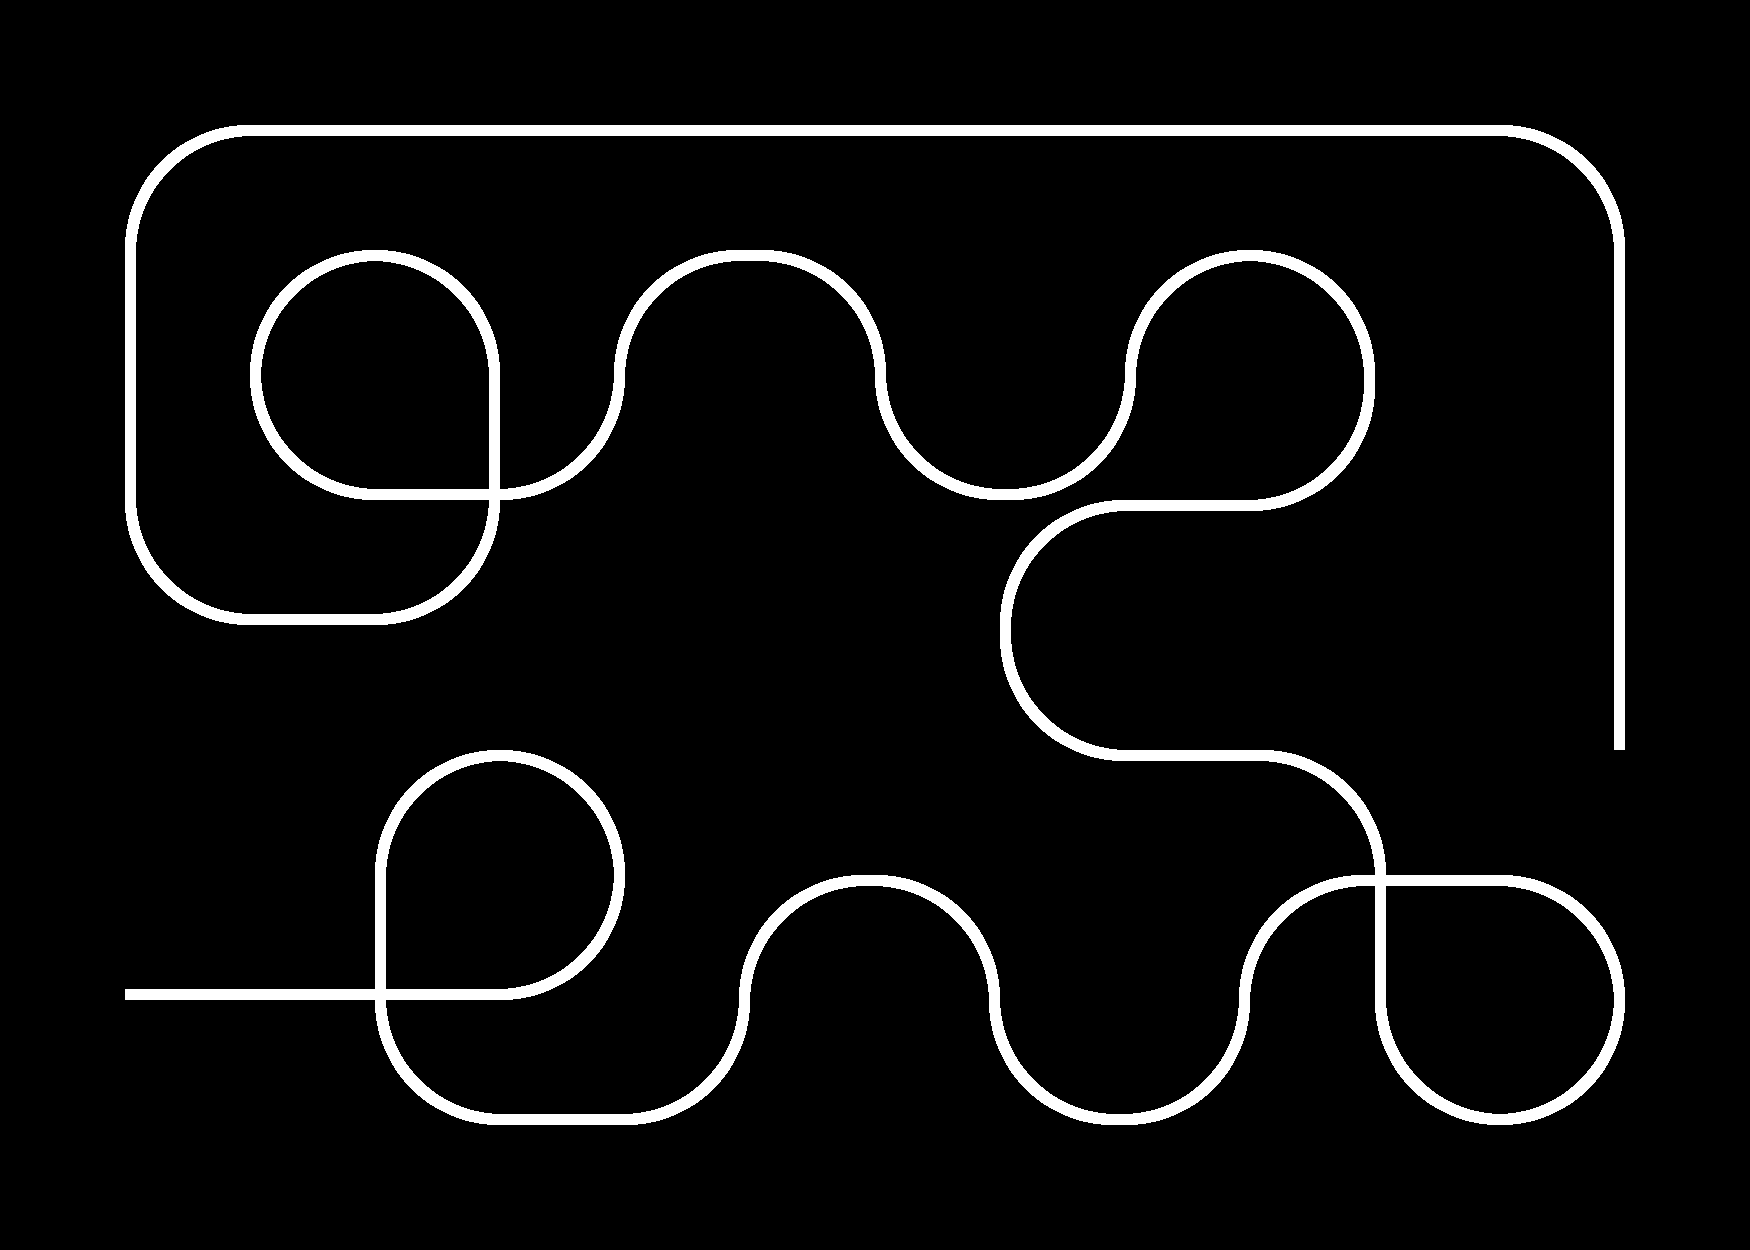

Below is a game level as drawn by its tile map, then a one-line description and the .tmx file that defines it, in full:
An orthogonal 14x10 tile map with 125x125 px tiles, 1 tile layer (Calque de Tuiles 1) and 13 objects.

<map version="1.4" tiledversion="1.4.3" orientation="orthogonal" renderorder="right-down" width="14" height="10" tilewidth="125" tileheight="125" infinite="0" nextlayerid="5" nextobjectid="16">
 <tileset firstgid="1" name="sprite_robot" tilewidth="125" tileheight="125" tilecount="48" columns="8">
  <image source="../images/sprite_robot.png" width="1000" height="750" />
 </tileset>
 <layer id="1" name="Calque de Tuiles 1" width="14" height="10">
  <data encoding="csv">
0,0,0,0,0,0,0,0,0,0,0,0,0,0,
0,4,3,3,3,3,3,3,3,3,3,3,5,0,
0,2,4,5,19,20,21,22,0,4,5,0,9,0,
0,2,12,26,13,0,0,12,29,30,24,0,9,0,
0,12,11,13,0,0,0,0,4,3,32,0,9,0,
0,0,0,0,0,0,0,0,23,0,0,0,9,0,
0,0,0,4,5,0,0,0,31,3,21,22,0,0,
0,11,11,25,13,19,20,5,0,19,20,17,5,0,
0,0,0,12,11,13,0,27,28,13,0,12,13,0,
0,0,0,0,0,0,0,0,0,0,0,0,0,0
</data>
 </layer>
 <objectgroup id="2" name="debut">
  <object id="4" x="34.8978" y="1002.07">
   <polyline points="0,0 39.8832,0 37.3905,-2.4927" />
  </object>
 </objectgroup>
 <objectgroup id="3" name="fin">
  <object id="2" x="1560" y="774.317" width="108" height="21.6825" />
 </objectgroup>
 <objectgroup id="4" name="tracer">
  <object id="5" x="583.292" y="735.346" width="14.9562" height="17.4489">
   <ellipse />
  </object>
  <object id="6" x="862.474" y="922.299" width="22.4343" height="17.4489">
   <ellipse />
  </object>
  <object id="7" x="1124.21" y="1064.38" width="17.4489" height="19.9416">
   <ellipse />
  </object>
  <object id="8" x="1366" y="757.781">
   <ellipse />
  </object>
  <object id="9" x="1046.93" y="620.682">
   <ellipse />
  </object>
  <object id="10" x="902.357" y="343.993">
   <ellipse />
  </object>
  <object id="11" x="590.77" y="501.033">
   <ellipse />
  </object>
  <object id="12" x="261.733" y="590.77">
   <ellipse />
  </object>
  <object id="13" x="513.496" y="167.011">
   <ellipse />
  </object>
  <object id="14" x="1129.19" y="164.518">
   <ellipse />
  </object>
  <object id="15" x="1642.69" y="284.168">
   <ellipse />
  </object>
 </objectgroup>
</map>
